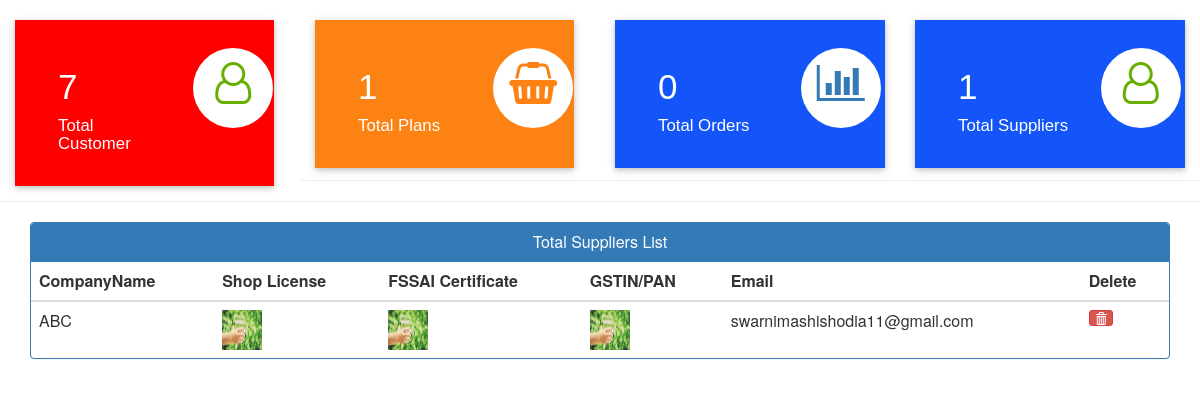
Screenshot of /admindashboard (signed in) with the database file from the repository.
### business/models.py (models this page shows, shortened)
class Supplier(models.Model):
    email=models.CharField(max_length=50,primary_key=True)
    comname=models.CharField(max_length=150)
    comowner=models.CharField(max_length=50)
    address=models.CharField(max_length=300)
    city=models.CharField(max_length=50)
    state=models.CharField(max_length=50)
    pincode=models.IntegerField()
    shoplicense= models.ImageField(upload_to='shoplicense/',null=True,blank=True)
    fssai= models.ImageField(upload_to='fssai/',null=True,blank=True)
    gsti_pan= models.ImageField(upload_to='gsti_pan/',null=True,blank=True)

### business/views.py (the view)
# urls.py: path('admindashboard', views.admin_dashboard_view,name='admindashboard'),
@staff_member_required
def admin_dashboard_view(request):
    customercount=User.objects.all().count()
    plancount=Plan.objects.all().count()
    ordercount=Subscribe.objects.all().count()
    suppliercount=models.Supplier.objects.all().count()
    suppliers=models.Supplier.objects.all()
    mydict={
    'customercount':customercount,
    'plancount':plancount,
    'ordercount':ordercount,
    'suppliercount':suppliercount,
    'suppliers':suppliers,
    }
    return render(request,'admin_dashboard.html',context=mydict)

### templates/admin_dashboard.html (shortened to what this page needs)
{% load static %}
{% block content %}
{%include 'dashboard_cards.html'%}
<hr><hr>
<div class="container">
    <div class="panel panel-primary">
      <div class="panel-heading">
        <center><h6 class="panel-title">Total Suppliers List</h6></center>
      </div>
      <table class="table table-hover" id="dev-table">
        <thead>
          <tr>
            <th>CompanyName</th>
            <th>Shop License</th>
            <th>FSSAI Certificate</th>
            <th>GSTIN/PAN</th>
            <th>Email</th>
            <th>Delete</th>
          </tr>
        </thead>
        {% for p in suppliers %}
    {% if p %}
        <tr>
          <td> {{p.comname}}</td>
          <td> <img src="{% static p.shoplicense.url %}" alt="ShopLicense" height="40px" width="40px" /></td>
          <td> <img src="{% static p.fssai.url %}" alt="FSSAI" height="40px" width="40px" /></td>
          <td> <img src="{% static p.gsti_pan.url %}" alt="GSTIN/PAN" height="40px" width="40px" /></td>
          <td>{{p.email}}</td>
          <td><a class="btn btn-danger btn-xs" href="{% url 'deletesupplier' p.email  %}"><span class="glyphicon glyphicon-trash"></span></a></td>
        </tr>
        {%else%}
        <br><br><br>
        <h1>no suppliers</h1>
        {% endif %}
        {% endfor %}
      </table>
    </div>
  </div>
  {% endblock content %}

### rows the page displays
Supplier: comname "ABC", shoplicense (picture), fssai (picture), gsti_pan (picture), email "swarnimashishodia11@gmail.com"

### other values shown
{{ customercount }} "7"
{{ plancount }} "1"
{{ ordercount }} "0"
{{ suppliercount }} "1"
